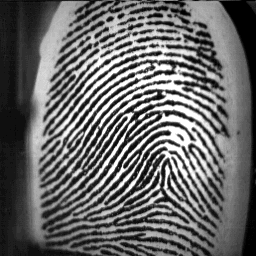
#> input picture DIP_T20_1/trail/person1/1_1.bmp, 256 x 256 px, found by its file name
$ jupyter execute fingerprint_analysis.ipynb   (shell and % lines are left out)
#> lines starting #> are read from the running program, lines starting #| are printed output that depends on the picture; after the words box and inside, x2 and y2 are one past the last pixel; in counts of white or black regions, pixels touching at a corner belong together
Hello, in this tutorial we are going to extract different features from given input fingerprint image for matching it with other images.

[cell 1]
import cv2
import matplotlib.pyplot as plt

#reading image
img1 = cv2.imread('./data/person1/1_1.bmp')
#> img1 is the input picture: shape (256, 256, 3); min 0, max 255, mean 103.9

#Display image

plt.imshow(img1)
plt.xticks([]), plt.yticks([])  # to hide tick values on X and Y axis
plt.show()

# Image shape (rows,cols,channels)
print(img1.shape)
#| (256, 256, 3)

[cell 2]
### RGB to Gray scale conversion

gray1 = cv2.cvtColor(img1, cv2.COLOR_RGB2GRAY)
plt.imshow(gray1, cmap = 'gray', interpolation = 'bicubic')
plt.xticks([]), plt.yticks([])
plt.show()

print(gray1.shape)
#| (256, 256)

[cell 3]
# SIFT: keypoints & descriptors

sift = cv2.xfeatures2d.SIFT_create()
keypoints_1, descriptors_1 = sift.detectAndCompute(img1,None)
#> keypoints_1 = 1455 keypoints; strongest (x, y, size): (178, 82, 3.6), (141, 117, 3), (158, 156, 2.1), (167, 113, 3.9)

img_1 = cv2.drawKeypoints(gray1,keypoints_1,img1)
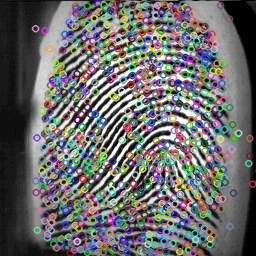
#> img_1: shape (256, 256, 3); mean B, G, R 106.8, 107.1, 107.2

plt.imshow(img_1)
plt.xticks([]), plt.yticks([])
plt.show()

[cell 4]
## Image feature matching using SIFT

# read images
img1 = cv2.imread('./data/person1/1_1.bmp')
img2 = cv2.imread('./data/person1/1_4.bmp')
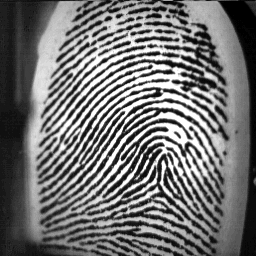
#> input picture DIP_T20_1/trail/person1/1_4.bmp, 256 x 256 px, found by its file name
#> img2 is the input picture: shape (256, 256, 3); min 0, max 255, mean 114

img1 = cv2.cvtColor(img1, cv2.COLOR_BGR2GRAY)
img2 = cv2.cvtColor(img2, cv2.COLOR_BGR2GRAY)
#> img2: shape (256, 256)

#sift
sift = cv2.xfeatures2d.SIFT_create()

keypoints_1, descriptors_1 = sift.detectAndCompute(img1,None)
keypoints_2, descriptors_2 = sift.detectAndCompute(img2,None)
#> keypoints_2 = 1348 keypoints; strongest (x, y, size): (150, 155, 2.3), (165, 129, 3.4), (191, 128, 2.6), (147, 161, 2.4)
print(keypoints_1)
#> (printed output is left out)
print(descriptors_1.shape)
print(descriptors_2.shape)
print(len(keypoints_1), len(keypoints_2))

bf = cv2.BFMatcher(cv2.NORM_L1, crossCheck=True)

matches = bf.match(descriptors_1,descriptors_2)
#> matches = 720 matches
matches = sorted(matches, key = lambda x:x.distance)
print(len(matches))
img3 = cv2.drawMatches(img1, keypoints_1, img2, keypoints_2, matches[:50], img2, flags=2)
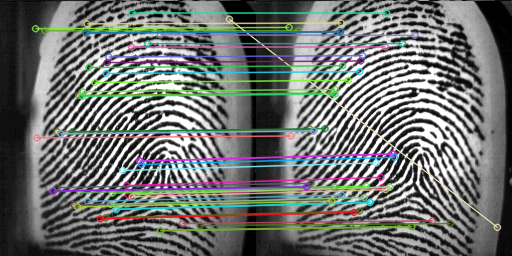
#> img3: shape (256, 512, 3); mean of channels 0, 1, 2 111.1, 113.7, 110; drawn as B, G, R
plt.imshow(img3)
plt.show()

[cell 5]
### Other image processing features:
###    1) Morphological operations: Erosion, dilation, opening, closing
###    2) Edge detection
###    3) Corner detection


import numpy as np

img1 = cv2.imread('./data/person1/1_1.bmp')
img1 = cv2.cvtColor(img1, cv2.COLOR_RGB2GRAY)

kernel = np.ones((1,1),np.uint8)
opening = cv2.morphologyEx(img1, cv2.MORPH_OPEN, kernel)
closing = cv2.morphologyEx(img1, cv2.MORPH_CLOSE, kernel)
edge = cv2.Canny(img1,0,700)
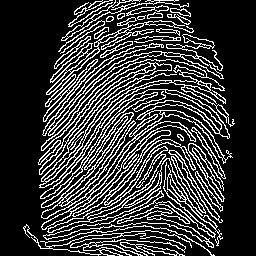
#> edge: shape (256, 256); 21.9% white in thin lines or dots, all inside (x1, y1, x2, y2) = (23, 0, 235, 256)

sift = cv2.xfeatures2d.SIFT_create()

keypoints_1, descriptors_1 = sift.detectAndCompute(img1,None)
keypoints_2, descriptors_2 = sift.detectAndCompute(opening,None)
#> keypoints_2 has the same summary as keypoints_1
keypoints_3, descriptors_3 = sift.detectAndCompute(edge,None)
#> keypoints_3 = 645 keypoints; strongest (x, y, size): (87, 107, 1.8), (48, 158, 1.9), (136, 81, 1.9), (72, 155, 1.9)

print(len(keypoints_1), len(keypoints_2), len(keypoints_3))


plt.figure(1)
plt.subplot(131)
plt.imshow(img1, cmap = 'gray', interpolation = 'bicubic')
plt.xticks([]), plt.yticks([])

plt.subplot(132)
plt.imshow(edge, cmap = 'gray', interpolation = 'bicubic')
plt.xticks([]), plt.yticks([])

plt.subplot(133)
plt.imshow(closing, cmap = 'gray', interpolation = 'bicubic')
plt.xticks([]), plt.yticks([])
plt.show()

[cell 6]
### Harris corner detection

import cv2
import numpy as np

filename = './data/person1/1_1.bmp'
img = cv2.imread(filename)
gray = cv2.cvtColor(img,cv2.COLOR_BGR2GRAY)

gray = np.float32(gray)
dst = cv2.cornerHarris(gray,5,11,0.1)
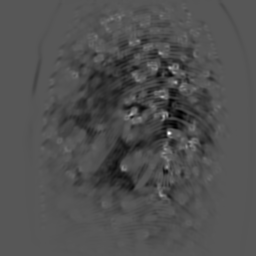
#> dst: shape (256, 256) float32; min -1.58e+16, max 3.04e+16, mean -1.22e+15; drawn with min black and max white

#result is dilated for marking the corners, not important
dst = cv2.dilate(dst,None)

# Threshold for an optimal value, it may vary depending on the image.
img[dst>0.01*dst.max()]=[0,0,255]
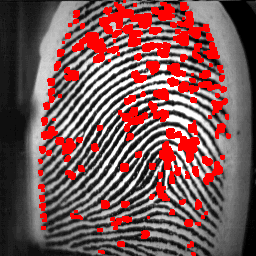
#> img: shape (256, 256, 3); 15.93% of pixels changed, all inside (x1, y1, x2, y2) = (38, 0, 231, 256)

plt.imshow(img)
plt.xticks([]), plt.yticks([])
plt.show()
